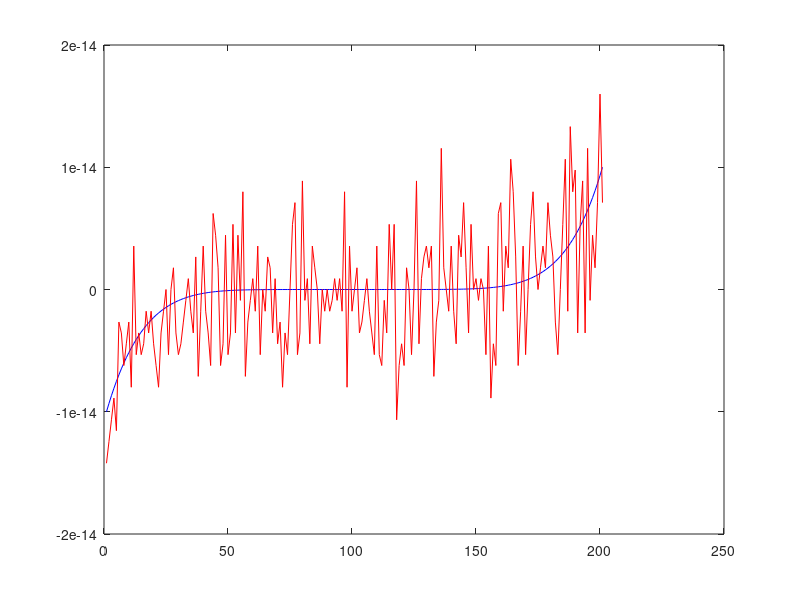

Write MATLAB code to recreate this figure.
clear;
x = 0.99:0.0001:1.01;
p1 = (x-1).^7;
p2 = x.^7-7*x.^6+21*x.^5-35*x.^4+35*x.^3-21*x.^2+7*x-1;
plot (p1,'blue');hold on;plot (p2,'red');